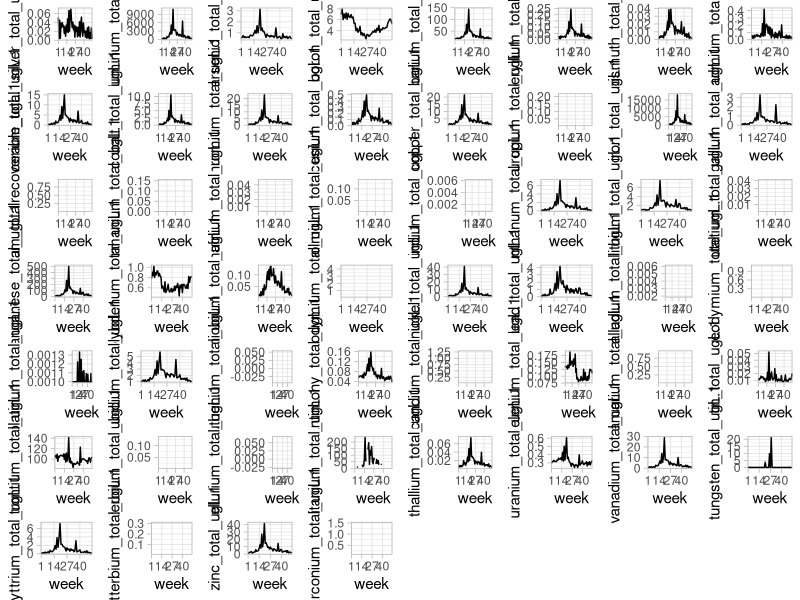
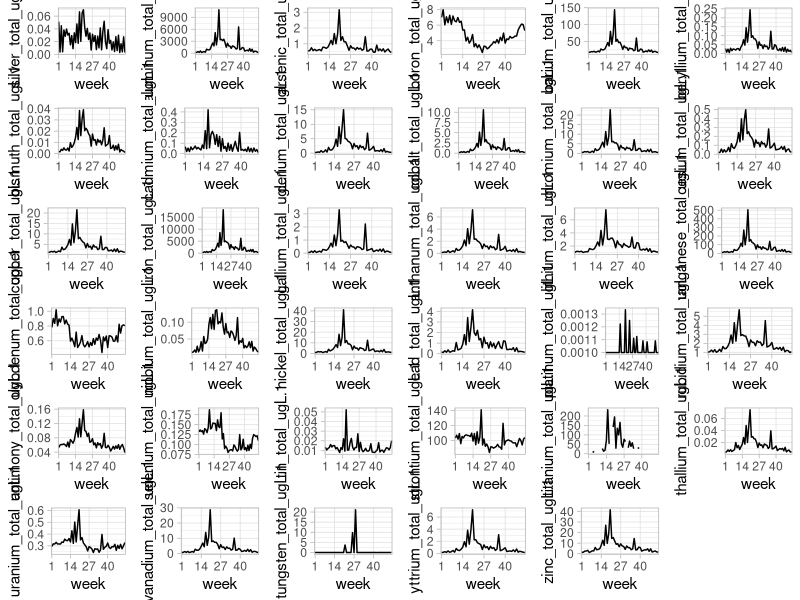
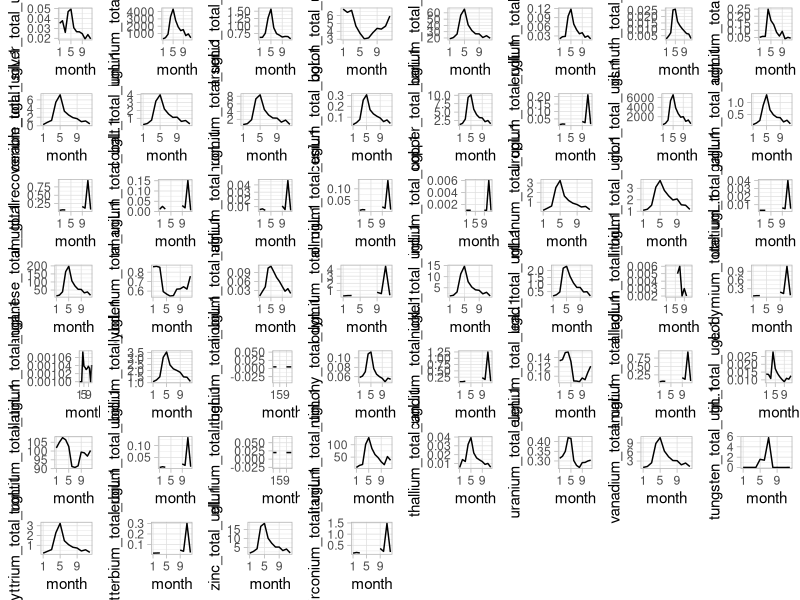
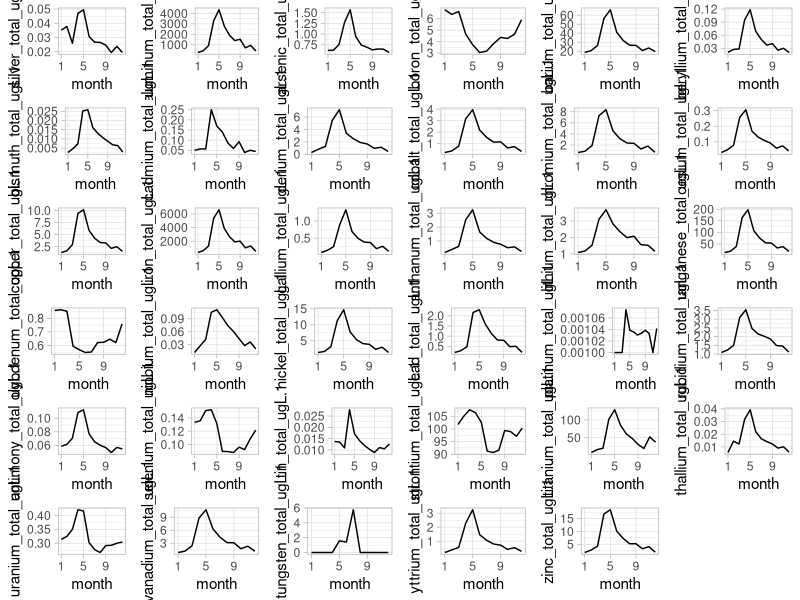
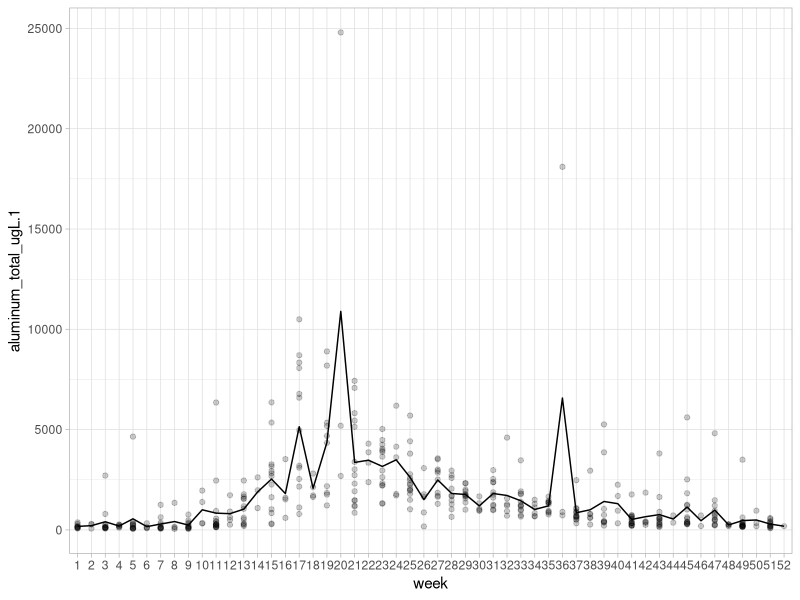

The R source for these figures, in order: (Note: this script raises an error after producing the figures.)
library(tidyverse)
library(dplyr)
library(ggpubr)

##Loading datasheets

hopemetals1 <- read.csv("hopemetals1.csv") %>%
  rename("sample_time" = 1)

hopemetals2 <- read.csv("hopemetals2.csv")%>%
  rename("sample_time" = 1,
         "sample_number" = 2,
         "sample_type" = 3)
hopemetals3 <- read.csv("hopemetals3.csv") %>%
  rename("sample_time" = 1,
         "sample_number" = 2,
         "sample_type" = 3)
hopemetals4 <- read.csv("hopemetals4.csv") %>%
  rename("sample_time" = 1,
         "sample_number" = 2,
         "sample_type" = 3)
hopemetals5 <- read.csv("hopemetals5.csv") %>%
  rename("sample_time" = 1,
         "sample_number" = 2,
         "sample_type" = 3)
hopemetals6 <- read.csv("hopemetals6.csv") %>%
  rename("sample_time" = 1,
         "sample_number" = 2,
         "sample_type" = 3)

##Joining to one sheet

hopemetals <- hopemetals1 %>%
  full_join(hopemetals2, 
             by = c("sample_time", "sample_number", "sample_type")) %>%
  full_join(hopemetals3, 
             by = c("sample_time", "sample_number", "sample_type")) %>%
  full_join(hopemetals4, 
             by = c("sample_time", "sample_number", "sample_type")) %>%
  full_join(hopemetals5, 
             by = c("sample_time", "sample_number", "sample_type")) %>%
  full_join(hopemetals6, 
             by = c("sample_time", "sample_number", "sample_type"))

##Removing an error variable
hopemetals <- hopemetals %>%
  filter(if_all(everything(), ~!grepl(-999999.000, .)))

##Adding week and month variable to metals df
hopemetals <- hopemetals %>%
  mutate(week = lubridate::isoweek(sample_time),
         month = lubridate::month(sample_time)) %>%
  relocate(c("week", "month"), .after = sample_time) %>%
  mutate(week = factor(week),
         month = factor(month))
  

##Creating mean dataframes for weeks and months
hope_meanweeks <-
  hopemetals %>%
  group_by(lubridate::isoweek(sample_time)) %>%
  summarize_at(vars(aluminum_total_ugL.1:zirconium_total_ugL.1),
               mean,
               na.rm=TRUE) %>%
  rename("week" = "lubridate::isoweek(sample_time)") %>%
  mutate(week = factor(week))

hope_meanmonths <-
  hopemetals %>%
  group_by(lubridate::month(sample_time)) %>%
  summarize_at(vars(aluminum_total_ugL.1:zirconium_total_ugL.1),
               mean,
               na.rm=TRUE) %>%
  rename("month" = "lubridate::month(sample_time)") %>%
  mutate(month = factor(month))


##Plotting all elements by week (average lines only for facetting)
hope_weeklineplots <- function(y) {
  ggplot() +
    geom_line(data = hope_meanweeks,
              aes(x = week,
                  y={{y}},
                  group = 1)) +
    scale_x_discrete(breaks=seq(1,52,13)) +
    theme_light()
}

Al_week_line_hope <- hope_weeklineplots(aluminum_total_ugL.1)
Sb_week_line_hope <- hope_weeklineplots(antimony_total_ugL.1)
As_week_line_hope <- hope_weeklineplots(arsenic_total_ugL.1)
Ba_week_line_hope <- hope_weeklineplots(barium_total_ugL.1)
Be_week_line_hope <- hope_weeklineplots(beryllium_total_ugL.1)
Bi_week_line_hope <- hope_weeklineplots(bismuth_total_ugL.1)
B_week_line_hope <- hope_weeklineplots(boron_total_ugL.1)
Cd_week_line_hope <- hope_weeklineplots(cadmium_total_ugL.1)
Ce_week_line_hope <- hope_weeklineplots(cerium_total_ugL.1)
Cs_week_line_hope <- hope_weeklineplots(cesium_total_ugL.1)
Cr_week_line_hope <- hope_weeklineplots(chromium_total_ugL.1)
Co_week_line_hope <- hope_weeklineplots(cobalt_total_ugL.1)
Cu_week_line_hope <- hope_weeklineplots(copper_total_ugL.1)
Eu_week_line_hope <-hope_weeklineplots(europium_total_ugL.1)
Gd_week_line_hope <- hope_weeklineplots(gadolinium_totalrecoverable_ugL.1)
Ga_week_line_hope <- hope_weeklineplots(gallium_total_ugL.1)
Ge_week_line_hope <- hope_weeklineplots(germanium_total_ugL.1)
Hf_week_line_hope <- hope_weeklineplots(hafnium_total_ugL.1)
Ho_week_line_hope <- hope_weeklineplots(holmium_total_ugL.1)
In_week_line_hope <- hope_weeklineplots(indium_total_ugL.1)
Fe_week_line_hope <- hope_weeklineplots(iron_total_ugL.1)
La_week_line_hope <- hope_weeklineplots(lanthanum_total_ugL.1)
Pb_week_line_hope <- hope_weeklineplots(lead_total_ugL.1)
Li_week_line_hope <- hope_weeklineplots(lithium_total_ugL.1)
Lu_week_line_hope <- hope_weeklineplots(lutetium_total_ugL.1)
Mn_week_line_hope <- hope_weeklineplots(manganese_total_ugL.1)
Mo_week_line_hope <- hope_weeklineplots(molybdenum_total_ugL.1)
Nd_week_line_hope <- hope_weeklineplots(neodymium_total_ugL.1)
Ni_week_line_hope <- hope_weeklineplots(nickel_total_ugL.1)
Nb_week_line_hope <- hope_weeklineplots(niobium_total_ugL.1)
Pd_week_line_hope <- hope_weeklineplots(palladium_total_ugL.1)
Pt_week_line_hope <- hope_weeklineplots(platinum_total_ugL.1)
Pr_week_line_hope <- hope_weeklineplots(praseodymium_total_ugL.1)
Rb_week_line_hope <- hope_weeklineplots(rubidium_total_ugL.1)
Ru_week_line_hope <- hope_weeklineplots(ruthenium_total_ugL.1)
Sm_week_line_hope <- hope_weeklineplots(samarium_total_ugL.1)
Sc_week_line_hope <- hope_weeklineplots(scandium_total_ugL.1)
Se_week_line_hope <- hope_weeklineplots(selenium_total_ugL.1)
Ag_week_line_hope <- hope_weeklineplots(silver_total_ugL.1)
Sr_week_line_hope <- hope_weeklineplots(strontium_total_ugL.1)
Te_week_line_hope <- hope_weeklineplots(tellurium_total_ugL.1)
Tb_week_line_hope <- hope_weeklineplots(terbium_total_ugL.1)
Tl_week_line_hope <- hope_weeklineplots(thallium_total_ugL.1)
Sn_week_line_hope <- hope_weeklineplots(tin_total_ugL.1)
Ti_week_line_hope <- hope_weeklineplots(titanium_total_ugL.1)
W_week_line_hope <- hope_weeklineplots(tungsten_total_ugL.1)
U_week_line_hope <- hope_weeklineplots(uranium_total_ugL.1)
V_week_line_hope <- hope_weeklineplots(vanadium_total_ugL.1)
Yb_week_line_hope <- hope_weeklineplots(ytterbium_total_ugL.1)
Y_week_line_hope <- hope_weeklineplots(yttrium_total_ugL.1)
Zn_week_line_hope <- hope_weeklineplots(zinc_total_ugL.1)
Zr_week_line_hope <- hope_weeklineplots(zirconium_total_ugL.1)

allmetals_week_line_hope <-
ggarrange(Ag_week_line_hope,
          Al_week_line_hope,
          As_week_line_hope,
          B_week_line_hope,
          Ba_week_line_hope,
          Be_week_line_hope,
          Bi_week_line_hope,
          Cd_week_line_hope,
          Ce_week_line_hope,
          Co_week_line_hope,
          Cr_week_line_hope,
          Cs_week_line_hope,
          Cu_week_line_hope,
          Eu_week_line_hope,
          Fe_week_line_hope,
          Ga_week_line_hope,
          Gd_week_line_hope,
          Ge_week_line_hope,
          Hf_week_line_hope,
          Ho_week_line_hope,
          In_week_line_hope,
          La_week_line_hope,
          Li_week_line_hope,
          Lu_week_line_hope,
          Mn_week_line_hope,
          Mo_week_line_hope,
          Nb_week_line_hope,
          Nd_week_line_hope,
          Ni_week_line_hope,
          Pb_week_line_hope,
          Pd_week_line_hope,
          Pr_week_line_hope,
          Pt_week_line_hope,
          Rb_week_line_hope,
          Ru_week_line_hope,
          Sb_week_line_hope,
          Sc_week_line_hope,
          Se_week_line_hope,
          Sm_week_line_hope,
          Sn_week_line_hope,
          Sr_week_line_hope,
          Tb_week_line_hope,
          Te_week_line_hope,
          Ti_week_line_hope,
          Tl_week_line_hope,
          U_week_line_hope,
          V_week_line_hope,
          W_week_line_hope,
          Y_week_line_hope,
          Yb_week_line_hope,
          Zn_week_line_hope,
          Zr_week_line_hope,
          ncol = 8, nrow = 7)
          
print(allmetals_week_line_hope) #There are a bunch without any data so making a version without those

metals_week_line_hope <-
  ggarrange(Ag_week_line_hope,
            Al_week_line_hope,
            As_week_line_hope,
            B_week_line_hope,
            Ba_week_line_hope,
            Be_week_line_hope,
            Bi_week_line_hope,
            Cd_week_line_hope,
            Ce_week_line_hope,
            Co_week_line_hope,
            Cr_week_line_hope,
            Cs_week_line_hope,
            Cu_week_line_hope,
            Fe_week_line_hope,
            Ga_week_line_hope,
            La_week_line_hope,
            Li_week_line_hope,
            Mn_week_line_hope,
            Mo_week_line_hope,
            Nb_week_line_hope,
            Ni_week_line_hope,
            Pb_week_line_hope,
            Pt_week_line_hope,
            Rb_week_line_hope,
            Sb_week_line_hope,
            Se_week_line_hope,
            Sn_week_line_hope,
            Sr_week_line_hope,
            Ti_week_line_hope,
            Tl_week_line_hope,
            U_week_line_hope,
            V_week_line_hope,
            W_week_line_hope,
            Y_week_line_hope,
            Zn_week_line_hope,
            ncol = 6, nrow = 6)

print(metals_week_line_hope)

##Plotting all elements by month
hope_monthlineplots <- function(y) {
  ggplot() +
    geom_line(data = hope_meanmonths,
              aes(x = month,
                  y={{y}},
                  group = 1)) +
    scale_x_discrete(breaks=seq(1,12,4)) +
    theme_light()
}

Al_month_line_hope <- hope_monthlineplots(aluminum_total_ugL.1)
Sb_month_line_hope <- hope_monthlineplots(antimony_total_ugL.1)
As_month_line_hope <- hope_monthlineplots(arsenic_total_ugL.1)
Ba_month_line_hope <- hope_monthlineplots(barium_total_ugL.1)
Be_month_line_hope <- hope_monthlineplots(beryllium_total_ugL.1)
Bi_month_line_hope <- hope_monthlineplots(bismuth_total_ugL.1)
B_month_line_hope <- hope_monthlineplots(boron_total_ugL.1)
Cd_month_line_hope <- hope_monthlineplots(cadmium_total_ugL.1)
Ce_month_line_hope <- hope_monthlineplots(cerium_total_ugL.1)
Cs_month_line_hope <- hope_monthlineplots(cesium_total_ugL.1)
Cr_month_line_hope <- hope_monthlineplots(chromium_total_ugL.1)
Co_month_line_hope <- hope_monthlineplots(cobalt_total_ugL.1)
Cu_month_line_hope <- hope_monthlineplots(copper_total_ugL.1)
Eu_month_line_hope <-hope_monthlineplots(europium_total_ugL.1)
Gd_month_line_hope <- hope_monthlineplots(gadolinium_totalrecoverable_ugL.1)
Ga_month_line_hope <- hope_monthlineplots(gallium_total_ugL.1)
Ge_month_line_hope <- hope_monthlineplots(germanium_total_ugL.1)
Hf_month_line_hope <- hope_monthlineplots(hafnium_total_ugL.1)
Ho_month_line_hope <- hope_monthlineplots(holmium_total_ugL.1)
In_month_line_hope <- hope_monthlineplots(indium_total_ugL.1)
Fe_month_line_hope <- hope_monthlineplots(iron_total_ugL.1)
La_month_line_hope <- hope_monthlineplots(lanthanum_total_ugL.1)
Pb_month_line_hope <- hope_monthlineplots(lead_total_ugL.1)
Li_month_line_hope <- hope_monthlineplots(lithium_total_ugL.1)
Lu_month_line_hope <- hope_monthlineplots(lutetium_total_ugL.1)
Mn_month_line_hope <- hope_monthlineplots(manganese_total_ugL.1)
Mo_month_line_hope <- hope_monthlineplots(molybdenum_total_ugL.1)
Nd_month_line_hope <- hope_monthlineplots(neodymium_total_ugL.1)
Ni_month_line_hope <- hope_monthlineplots(nickel_total_ugL.1)
Nb_month_line_hope <- hope_monthlineplots(niobium_total_ugL.1)
Pd_month_line_hope <- hope_monthlineplots(palladium_total_ugL.1)
Pt_month_line_hope <- hope_monthlineplots(platinum_total_ugL.1)
Pr_month_line_hope <- hope_monthlineplots(praseodymium_total_ugL.1)
Rb_month_line_hope <- hope_monthlineplots(rubidium_total_ugL.1)
Ru_month_line_hope <- hope_monthlineplots(ruthenium_total_ugL.1)
Sm_month_line_hope <- hope_monthlineplots(samarium_total_ugL.1)
Sc_month_line_hope <- hope_monthlineplots(scandium_total_ugL.1)
Se_month_line_hope <- hope_monthlineplots(selenium_total_ugL.1)
Ag_month_line_hope <- hope_monthlineplots(silver_total_ugL.1)
Sr_month_line_hope <- hope_monthlineplots(strontium_total_ugL.1)
Te_month_line_hope <- hope_monthlineplots(tellurium_total_ugL.1)
Tb_month_line_hope <- hope_monthlineplots(terbium_total_ugL.1)
Tl_month_line_hope <- hope_monthlineplots(thallium_total_ugL.1)
Sn_month_line_hope <- hope_monthlineplots(tin_total_ugL.1)
Ti_month_line_hope <- hope_monthlineplots(titanium_total_ugL.1)
W_month_line_hope <- hope_monthlineplots(tungsten_total_ugL.1)
U_month_line_hope <- hope_monthlineplots(uranium_total_ugL.1)
V_month_line_hope <- hope_monthlineplots(vanadium_total_ugL.1)
Yb_month_line_hope <- hope_monthlineplots(ytterbium_total_ugL.1)
Y_month_line_hope <- hope_monthlineplots(yttrium_total_ugL.1)
Zn_month_line_hope <- hope_monthlineplots(zinc_total_ugL.1)
Zr_month_line_hope <- hope_monthlineplots(zirconium_total_ugL.1)

allmetals_month_line_hope <-
  ggarrange(Ag_month_line_hope,
            Al_month_line_hope,
            As_month_line_hope,
            B_month_line_hope,
            Ba_month_line_hope,
            Be_month_line_hope,
            Bi_month_line_hope,
            Cd_month_line_hope,
            Ce_month_line_hope,
            Co_month_line_hope,
            Cr_month_line_hope,
            Cs_month_line_hope,
            Cu_month_line_hope,
            Eu_month_line_hope,
            Fe_month_line_hope,
            Ga_month_line_hope,
            Gd_month_line_hope,
            Ge_month_line_hope,
            Hf_month_line_hope,
            Ho_month_line_hope,
            In_month_line_hope,
            La_month_line_hope,
            Li_month_line_hope,
            Lu_month_line_hope,
            Mn_month_line_hope,
            Mo_month_line_hope,
            Nb_month_line_hope,
            Nd_month_line_hope,
            Ni_month_line_hope,
            Pb_month_line_hope,
            Pd_month_line_hope,
            Pr_month_line_hope,
            Pt_month_line_hope,
            Rb_month_line_hope,
            Ru_month_line_hope,
            Sb_month_line_hope,
            Sc_month_line_hope,
            Se_month_line_hope,
            Sm_month_line_hope,
            Sn_month_line_hope,
            Sr_month_line_hope,
            Tb_month_line_hope,
            Te_month_line_hope,
            Ti_month_line_hope,
            Tl_month_line_hope,
            U_month_line_hope,
            V_month_line_hope,
            W_month_line_hope,
            Y_month_line_hope,
            Yb_month_line_hope,
            Zn_month_line_hope,
            Zr_month_line_hope,
            ncol = 8, nrow = 7)

print(allmetals_month_line_hope)

metals_month_line_hope <-
  ggarrange(Ag_month_line_hope,
            Al_month_line_hope,
            As_month_line_hope,
            B_month_line_hope,
            Ba_month_line_hope,
            Be_month_line_hope,
            Bi_month_line_hope,
            Cd_month_line_hope,
            Ce_month_line_hope,
            Co_month_line_hope,
            Cr_month_line_hope,
            Cs_month_line_hope,
            Cu_month_line_hope,
            Fe_month_line_hope,
            Ga_month_line_hope,
            La_month_line_hope,
            Li_month_line_hope,
            Mn_month_line_hope,
            Mo_month_line_hope,
            Nb_month_line_hope,
            Ni_month_line_hope,
            Pb_month_line_hope,
            Pt_month_line_hope,
            Rb_month_line_hope,
            Sb_month_line_hope,
            Se_month_line_hope,
            Sn_month_line_hope,
            Sr_month_line_hope,
            Ti_month_line_hope,
            Tl_month_line_hope,
            U_month_line_hope,
            V_month_line_hope,
            W_month_line_hope,
            Y_month_line_hope,
            Zn_month_line_hope,
            ncol = 6, nrow = 6)

print(metals_month_line_hope)

##Plotting by individual element
weektimeseries <- function(pointdata, linedata, y) {
  ggplot() +
    geom_point(data = pointdata,
               aes(x = week,
                   y= {{y}}),
               alpha = 1/5)+
    geom_line(data = linedata,
              aes(x = week,
                  y= {{y}},
                  group = 1)) +
    theme_light()
}

Al_week_hope <- weektimeseries(pointdata = hopemetals,
                          linedata = hope_meanweeks,
                          y = aluminum_total_ugL.1)
Al_week_hope

Al_week_gravesend <- weektimeseries(pointdata = gravesendmetals,
                                    linedata = gravesend_meanweeks,
                                    y = aluminum_total_ugL.1)
Al_week_gravesend

ggarrange(Al_week_hope, Al_week_gravesend,
          labels = c("Hope", "Gravesend reach"),
          hjust = c(-1.5, -.4),
          vjust = 2,
          nrow = 2, ncol = 1)

monthtimeseries <- function(pointdata, linedata, y) {
  ggplot() +
    geom_point(data = pointdata,
               aes(x = month,
                   y= {{y}}),
               alpha = 1/5)+
    geom_line(data = linedata,
              aes(x = month,
                  y= {{y}},
                  group = 1)) +
    theme_light()
}

Al_month_hope <- monthtimeseries(pointdata = hopemetals,
                            linedata = hope_meanmonths,
                            y = aluminum_total_ugL.1)
Al_month_hope

##GRAVESEND REACH

gravesendmetals1 <- read.csv("gravesendmetals1.csv") %>%
  rename("sample_time" = 1,
         "sample_number" = 2,
         "sample_type" = 3)
gravesendmetals2 <- read.csv("gravesendmetals2.csv")%>%
  rename("sample_time" = 1,
         "sample_number" = 2,
         "sample_type" = 3)
gravesendmetals3 <- read.csv("gravesendmetals3.csv") %>%
  rename("sample_time" = 1,
         "sample_number" = 2,
         "sample_type" = 3)
gravesendmetals4 <- read.csv("gravesendmetals4.csv") %>%
  rename("sample_time" = 1,
         "sample_number" = 2,
         "sample_type" = 3)
gravesendmetals5 <- read.csv("gravesendmetals5.csv") %>%
  rename("sample_time" = 1,
         "sample_number" = 2,
         "sample_type" = 3)
gravesendmetals6 <- read.csv("gravesendmetals6.csv") %>%
  rename("sample_time" = 1,
         "sample_number" = 2,
         "sample_type" = 3)

##Joining to one sheet

gravesendmetals <- gravesendmetals1 %>%
  full_join(gravesendmetals2, 
            by = c("sample_time", "sample_number", "sample_type")) %>%
  full_join(gravesendmetals3, 
            by = c("sample_time", "sample_number", "sample_type")) %>%
  full_join(gravesendmetals4, 
            by = c("sample_time", "sample_number", "sample_type")) %>%
  full_join(gravesendmetals5, 
            by = c("sample_time", "sample_number", "sample_type")) %>%
  full_join(gravesendmetals6, 
            by = c("sample_time", "sample_number", "sample_type"))

##Removing an error variable
gravesendmetals <- gravesendmetals %>%
  filter(if_all(everything(), ~!grepl(-999999.000, .)))

##Adding week and month variable to metals df
gravesendmetals <- gravesendmetals %>%
  mutate(week = lubridate::isoweek(sample_time),
         month = lubridate::month(sample_time)) %>%
  relocate(c("week", "month"), .after = sample_time) %>%
  mutate(week = factor(week),
         month = factor(month))


##Creating mean dataframes for weeks and months
gravesend_meanweeks <-
  gravesendmetals %>%
  group_by(lubridate::isoweek(sample_time)) %>%
  summarize_at(vars(aluminum_total_ugL.1:zirconium_total_ugL.1),
               mean,
               na.rm=TRUE) %>%
  rename("week" = "lubridate::isoweek(sample_time)") %>%
  mutate(week = factor(week))

gravesend_meanmonths <-
  gravesendmetals %>%
  group_by(lubridate::month(sample_time)) %>%
  summarize_at(vars(aluminum_total_ugL.1:zirconium_total_ugL.1),
               mean,
               na.rm=TRUE) %>%
  rename("month" = "lubridate::month(sample_time)") %>%
  mutate(month = factor(month))

#Plotting week line plots

gravesend_weeklineplots <- function(y) {
  ggplot() +
    geom_line(data = gravesend_meanweeks,
              aes(x = week,
                  y={{y}},
                  group = 1)) +
    scale_x_discrete(breaks=seq(1,52,13)) +
    theme_light()
}

Al_week_line_gravesend <- gravesend_weeklineplots(aluminum_total_ugL.1)
Sb_week_line_gravesend <- gravesend_weeklineplots(antimony_total_ugL.1)
As_week_line_gravesend <- gravesend_weeklineplots(arsenic_total_ugL.1)
Ba_week_line_gravesend <- gravesend_weeklineplots(barium_total_ugL.1)
Be_week_line_gravesend <- gravesend_weeklineplots(beryllium_total_ugL.1)
Bi_week_line_gravesend <- gravesend_weeklineplots(bismuth_total_ugL.1)
B_week_line_gravesend <- gravesend_weeklineplots(boron_total_ugL.1)
Cd_week_line_gravesend <- gravesend_weeklineplots(cadmium_total_ugL.1)
Ce_week_line_gravesend <- gravesend_weeklineplots(cerium_total_ugL.1)
Cs_week_line_gravesend <- gravesend_weeklineplots(cesium_total_ugL.1)
Cr_week_line_gravesend <- gravesend_weeklineplots(chromium_total_ugL.1)
Co_week_line_gravesend <- gravesend_weeklineplots(cobalt_total_ugL.1)
Cu_week_line_gravesend <- gravesend_weeklineplots(copper_total_ugL.1)
Eu_week_line_gravesend <-gravesend_weeklineplots(europium_total_ugL.1)
Gd_week_line_gravesend <- gravesend_weeklineplots(gadolinium_totalrecoverable_ugL.1)
Ga_week_line_gravesend <- gravesend_weeklineplots(gallium_total_ugL.1)
Ge_week_line_gravesend <- gravesend_weeklineplots(germanium_total_ugL.1)
Hf_week_line_gravesend <- gravesend_weeklineplots(hafnium_total_ugL.1)
Ho_week_line_gravesend <- gravesend_weeklineplots(holmium_total_ugL.1)
In_week_line_gravesend <- gravesend_weeklineplots(indium_total_ugL.1)
Fe_week_line_gravesend <- gravesend_weeklineplots(iron_total_ugL.1)
La_week_line_gravesend <- gravesend_weeklineplots(lanthanum_total_ugL.1)
Pb_week_line_gravesend <- gravesend_weeklineplots(lead_total_ugL.1)
Li_week_line_gravesend <- gravesend_weeklineplots(lithium_total_ugL.1)
Lu_week_line_gravesend <- gravesend_weeklineplots(lutetium_total_ugL.1)
Mn_week_line_gravesend <- gravesend_weeklineplots(manganese_total_ugL.1)
Mo_week_line_gravesend <- gravesend_weeklineplots(molybdenum_total_ugL.1)
Nd_week_line_gravesend <- gravesend_weeklineplots(neodymium_total_ugL.1)
Ni_week_line_gravesend <- gravesend_weeklineplots(nickel_total_ugL.1)
Nb_week_line_gravesend <- gravesend_weeklineplots(niobium_total_ugL.1)
Pd_week_line_gravesend <- gravesend_weeklineplots(palladium_total_ugL.1)
Pt_week_line_gravesend <- gravesend_weeklineplots(platinum_total_ugL.1)
Pr_week_line_gravesend <- gravesend_weeklineplots(praseodymium_total_ugL.1)
Rb_week_line_gravesend <- gravesend_weeklineplots(rubidium_total_ugL.1)
Ru_week_line_gravesend <- gravesend_weeklineplots(ruthenium_total_ugL.1)
Sm_week_line_gravesend <- gravesend_weeklineplots(samarium_total_ugL.1)
Sc_week_line_gravesend <- gravesend_weeklineplots(scandium_total_ugL.1)
Se_week_line_gravesend <- gravesend_weeklineplots(selenium_total_ugL.1)
Ag_week_line_gravesend <- gravesend_weeklineplots(silver_total_ugL.1)
Sr_week_line_gravesend <- gravesend_weeklineplots(strontium_total_ugL.1)
Te_week_line_gravesend <- gravesend_weeklineplots(tellurium_total_ugL.1)
Tb_week_line_gravesend <- gravesend_weeklineplots(terbium_total_ugL.1)
Tl_week_line_gravesend <- gravesend_weeklineplots(thallium_total_ugL.1)
Sn_week_line_gravesend <- gravesend_weeklineplots(tin_total_ugL.1)
Ti_week_line_gravesend <- gravesend_weeklineplots(titanium_total_ugL.1)
W_week_line_gravesend <- gravesend_weeklineplots(tungsten_total_ugL.1)
U_week_line_gravesend <- gravesend_weeklineplots(uranium_total_ugL.1)
V_week_line_gravesend <- gravesend_weeklineplots(vanadium_total_ugL.1)
Yb_week_line_gravesend <- gravesend_weeklineplots(ytterbium_total_ugL.1)
Y_week_line_gravesend <- gravesend_weeklineplots(yttrium_total_ugL.1)
Zn_week_line_gravesend <- gravesend_weeklineplots(zinc_total_ugL.1)
Zr_week_line_gravesend <- gravesend_weeklineplots(zirconium_total_ugL.1)

allmetals_week_line_gravesend <-
  ggarrange(Ag_week_line_gravesend,
            Al_week_line_gravesend,
            As_week_line_gravesend,
            B_week_line_gravesend,
            Ba_week_line_gravesend,
            Be_week_line_gravesend,
            Bi_week_line_gravesend,
            Cd_week_line_gravesend,
            Ce_week_line_gravesend,
            Co_week_line_gravesend,
            Cr_week_line_gravesend,
            Cs_week_line_gravesend,
            Cu_week_line_gravesend,
            Eu_week_line_gravesend,
            Fe_week_line_gravesend,
            Ga_week_line_gravesend,
            Gd_week_line_gravesend,
            Ge_week_line_gravesend,
            Hf_week_line_gravesend,
            Ho_week_line_gravesend,
            In_week_line_gravesend,
            La_week_line_gravesend,
            Li_week_line_gravesend,
            Lu_week_line_gravesend,
            Mn_week_line_gravesend,
            Mo_week_line_gravesend,
            Nb_week_line_gravesend,
            Nd_week_line_gravesend,
            Ni_week_line_gravesend,
            Pb_week_line_gravesend,
            Pd_week_line_gravesend,
            Pr_week_line_gravesend,
            Pt_week_line_gravesend,
            Rb_week_line_gravesend,
            Ru_week_line_gravesend,
            Sb_week_line_gravesend,
            Sc_week_line_gravesend,
            Se_week_line_gravesend,
            Sm_week_line_gravesend,
            Sn_week_line_gravesend,
            Sr_week_line_gravesend,
            Tb_week_line_gravesend,
            Te_week_line_gravesend,
            Ti_week_line_gravesend,
            Tl_week_line_gravesend,
            U_week_line_gravesend,
            V_week_line_gravesend,
            W_week_line_gravesend,
            Y_week_line_gravesend,
            Yb_week_line_gravesend,
            Zn_week_line_gravesend,
            Zr_week_line_gravesend,
            ncol = 8, nrow = 7)

print(allmetals_week_line_gravesend) #There are a bunch without any data so making a version without those

metals_week_line_gravesend <-
  ggarrange(Ag_week_line_gravesend,
            Al_week_line_gravesend,
            As_week_line_gravesend,
            B_week_line_gravesend,
            Ba_week_line_gravesend,
            Be_week_line_gravesend,
            Bi_week_line_gravesend,
            Cd_week_line_gravesend,
            Ce_week_line_gravesend,
            Co_week_line_gravesend,
            Cr_week_line_gravesend,
            Cs_week_line_gravesend,
            Cu_week_line_gravesend,
            Fe_week_line_gravesend,
            Ga_week_line_gravesend,
            La_week_line_gravesend,
            Li_week_line_gravesend,
            Mn_week_line_gravesend,
            Mo_week_line_gravesend,
            Nb_week_line_gravesend,
            Ni_week_line_gravesend,
            Pb_week_line_gravesend,
            Pt_week_line_gravesend,
            Rb_week_line_gravesend,
            Sb_week_line_gravesend,
            Se_week_line_gravesend,
            Sn_week_line_gravesend,
            Sr_week_line_gravesend,
            Ti_week_line_gravesend,
            Tl_week_line_gravesend,
            U_week_line_gravesend,
            V_week_line_gravesend,
            W_week_line_gravesend,
            Y_week_line_gravesend,
            Zn_week_line_gravesend,
            ncol = 6, nrow = 6)

print(metals_week_line_gravesend)

#By month
gravesend_monthlineplots <- function(y) {
  ggplot() +
    geom_line(data = gravesend_meanmonths,
              aes(x = month,
                  y={{y}},
                  group = 1)) +
    scale_x_discrete(breaks=seq(1,12,4)) +
    theme_light()
}

Al_month_line_gravesend <- gravesend_monthlineplots(aluminum_total_ugL.1)
Sb_month_line_gravesend <- gravesend_monthlineplots(antimony_total_ugL.1)
As_month_line_gravesend <- gravesend_monthlineplots(arsenic_total_ugL.1)
Ba_month_line_gravesend <- gravesend_monthlineplots(barium_total_ugL.1)
Be_month_line_gravesend <- gravesend_monthlineplots(beryllium_total_ugL.1)
Bi_month_line_gravesend <- gravesend_monthlineplots(bismuth_total_ugL.1)
B_month_line_gravesend <- gravesend_monthlineplots(boron_total_ugL.1)
Cd_month_line_gravesend <- gravesend_monthlineplots(cadmium_total_ugL.1)
Ce_month_line_gravesend <- gravesend_monthlineplots(cerium_total_ugL.1)
Cs_month_line_gravesend <- gravesend_monthlineplots(cesium_total_ugL.1)
Cr_month_line_gravesend <- gravesend_monthlineplots(chromium_total_ugL.1)
Co_month_line_gravesend <- gravesend_monthlineplots(cobalt_total_ugL.1)
Cu_month_line_gravesend <- gravesend_monthlineplots(copper_total_ugL.1)
Eu_month_line_gravesend <-gravesend_monthlineplots(europium_total_ugL.1)
Gd_month_line_gravesend <- gravesend_monthlineplots(gadolinium_totalrecoverable_ugL.1)
Ga_month_line_gravesend <- gravesend_monthlineplots(gallium_total_ugL.1)
Ge_month_line_gravesend <- gravesend_monthlineplots(germanium_total_ugL.1)
Hf_month_line_gravesend <- gravesend_monthlineplots(hafnium_total_ugL.1)
Ho_month_line_gravesend <- gravesend_monthlineplots(holmium_total_ugL.1)
In_month_line_gravesend <- gravesend_monthlineplots(indium_total_ugL.1)
Fe_month_line_gravesend <- gravesend_monthlineplots(iron_total_ugL.1)
La_month_line_gravesend <- gravesend_monthlineplots(lanthanum_total_ugL.1)
Pb_month_line_gravesend <- gravesend_monthlineplots(lead_total_ugL.1)
Li_month_line_gravesend <- gravesend_monthlineplots(lithium_total_ugL.1)
Lu_month_line_gravesend <- gravesend_monthlineplots(lutetium_total_ugL.1)
Mn_month_line_gravesend <- gravesend_monthlineplots(manganese_total_ugL.1)
Mo_month_line_gravesend <- gravesend_monthlineplots(molybdenum_total_ugL.1)
Nd_month_line_gravesend <- gravesend_monthlineplots(neodymium_total_ugL.1)
Ni_month_line_gravesend <- gravesend_monthlineplots(nickel_total_ugL.1)
Nb_month_line_gravesend <- gravesend_monthlineplots(niobium_total_ugL.1)
Pd_month_line_gravesend <- gravesend_monthlineplots(palladium_total_ugL.1)
Pt_month_line_gravesend <- gravesend_monthlineplots(platinum_total_ugL.1)
Pr_month_line_gravesend <- gravesend_monthlineplots(praseodymium_total_ugL.1)
Rb_month_line_gravesend <- gravesend_monthlineplots(rubidium_total_ugL.1)
Ru_month_line_gravesend <- gravesend_monthlineplots(ruthenium_total_ugL.1)
Sm_month_line_gravesend <- gravesend_monthlineplots(samarium_total_ugL.1)
Sc_month_line_gravesend <- gravesend_monthlineplots(scandium_total_ugL.1)
Se_month_line_gravesend <- gravesend_monthlineplots(selenium_total_ugL.1)
Ag_month_line_gravesend <- gravesend_monthlineplots(silver_total_ugL.1)
Sr_month_line_gravesend <- gravesend_monthlineplots(strontium_total_ugL.1)
Te_month_line_gravesend <- gravesend_monthlineplots(tellurium_total_ugL.1)
Tb_month_line_gravesend <- gravesend_monthlineplots(terbium_total_ugL.1)
Tl_month_line_gravesend <- gravesend_monthlineplots(thallium_total_ugL.1)
Sn_month_line_gravesend <- gravesend_monthlineplots(tin_total_ugL.1)
Ti_month_line_gravesend <- gravesend_monthlineplots(titanium_total_ugL.1)
W_month_line_gravesend <- gravesend_monthlineplots(tungsten_total_ugL.1)
U_month_line_gravesend <- gravesend_monthlineplots(uranium_total_ugL.1)
V_month_line_gravesend <- gravesend_monthlineplots(vanadium_total_ugL.1)
Yb_month_line_gravesend <- gravesend_monthlineplots(ytterbium_total_ugL.1)
Y_month_line_gravesend <- gravesend_monthlineplots(yttrium_total_ugL.1)
Zn_month_line_gravesend <- gravesend_monthlineplots(zinc_total_ugL.1)
Zr_month_line_gravesend <- gravesend_monthlineplots(zirconium_total_ugL.1)

metals_month_line_gravesend <-
  ggarrange(Ag_month_line_gravesend,
            Al_month_line_gravesend,
            As_month_line_gravesend,
            B_month_line_gravesend,
            Ba_month_line_gravesend,
            Be_month_line_gravesend,
            Bi_month_line_gravesend,
            Cd_month_line_gravesend,
            Ce_month_line_gravesend,
            Co_month_line_gravesend,
            Cr_month_line_gravesend,
            Cs_month_line_gravesend,
            Cu_month_line_gravesend,
            Fe_month_line_gravesend,
            Ga_month_line_gravesend,
            La_month_line_gravesend,
            Li_month_line_gravesend,
            Mn_month_line_gravesend,
            Mo_month_line_gravesend,
            Nb_month_line_gravesend,
            Ni_month_line_gravesend,
            Pb_month_line_gravesend,
            Pt_month_line_gravesend,
            Rb_month_line_gravesend,
            Sb_month_line_gravesend,
            Se_month_line_gravesend,
            Sn_month_line_gravesend,
            Sr_month_line_gravesend,
            Ti_month_line_gravesend,
            Tl_month_line_gravesend,
            U_month_line_gravesend,
            V_month_line_gravesend,
            W_month_line_gravesend,
            Y_month_line_gravesend,
            Zn_month_line_gravesend,
            ncol = 6, nrow = 6)

print(metals_month_line_gravesend)


##Looking at specific conductance to figure out why the gravesend values are so much lower

#Gravesend
gravesendspecificconductance <- read.csv("gravesendspecificconductance.csv") %>%
  rename("sample_time" = 1,
         "sample_number" = 2,
         "sample_type" = 3)

gravesendspecificconductance <- gravesendspecificconductance %>%
  mutate(week = lubridate::isoweek(sample_time),
         month = lubridate::month(sample_time)) %>%
  relocate(c("week", "month"), .after = sample_time) %>%
  mutate(week = factor(week),
         month = factor(month))

gravesend_specificconductance_meanweeks <-
  gravesendspecificconductance %>%
  group_by(lubridate::isoweek(sample_time)) %>%
  summarize_at("specificconductance_useicm.1",
               mean,
               na.rm=TRUE) %>%
  rename("week" = "lubridate::isoweek(sample_time)") %>%
  mutate(week = factor(week))

gravesend_specificconductance_meanmonths <-
  gravesendspecificconductance %>%
  group_by(lubridate::month(sample_time)) %>%
  summarize_at("specificconductance_useicm.1",
               mean,
               na.rm=TRUE) %>%
  rename("month" = "lubridate::month(sample_time)") %>%
  mutate(month = factor(month))

gravesend_specificconductance_week <-
  ggplot() +
  geom_line(data = gravesend_specificconductance_meanweeks,
            aes(x = week,
                y= specificconductance_useicm.1,
                group = 1)) +
  geom_hline(yintercept = 1500) +
  scale_x_discrete(breaks=seq(1,52,13)) +
  theme_light()

gravesend_specificconductance_week

gravesend_specificconductance_month <-
  ggplot() +
  geom_line(data = gravesend_specificconductance_meanmonths,
            aes(x = month,
                y= specificconductance_useicm.1,
                group = 1)) +
  geom_hline(yintercept = 1500) +
  scale_x_discrete(breaks=seq(1,12,4)) +
  theme_light()
gravesend_specificconductance_month

specificconductance_gravesend <-
  ggarrange(gravesend_specificconductance_week, 
            gravesend_specificconductance_month,
            nrow= 2, ncol=1)
specificconductance_gravesend


#Hope

hopespecificconductance <- read.csv("hopespecificconductance.csv") %>%
  rename("sample_time" = 1,
         "sample_number" = 2,
         "sample_type" = 3)

hopespecificconductance <- hopespecificconductance %>%
  mutate(week = lubridate::isoweek(sample_time),
         month = lubridate::month(sample_time)) %>%
  relocate(c("week", "month"), .after = sample_time) %>%
  mutate(week = factor(week),
         month = factor(month))

hope_specificconductance_meanweeks <-
  hopespecificconductance %>%
  group_by(lubridate::isoweek(sample_time)) %>%
  summarize_at("specificconductance_useicm.1",
               mean,
               na.rm=TRUE) %>%
  rename("week" = "lubridate::isoweek(sample_time)") %>%
  mutate(week = factor(week))

hope_specificconductance_meanmonths <-
  hopespecificconductance %>%
  group_by(lubridate::month(sample_time)) %>%
  summarize_at("specificconductance_useicm.1",
               mean,
               na.rm=TRUE) %>%
  rename("month" = "lubridate::month(sample_time)") %>%
  mutate(month = factor(month))

hope_specificconductance_week <-
  ggplot() +
  geom_line(data = hope_specificconductance_meanweeks,
            aes(x = week,
                y= specificconductance_useicm.1,
                group = 1)) +
  geom_hline(yintercept = 1500) +
  scale_x_discrete(breaks=seq(1,52,13)) +
  theme_light()

hope_specificconductance_week

hope_specificconductance_month <-
  ggplot() +
  geom_line(data = hope_specificconductance_meanmonths,
            aes(x = month,
                y= specificconductance_useicm.1,
                group = 1)) +
  geom_hline(yintercept = 1500) +
  scale_x_discrete(breaks=seq(1,12,4)) +
  theme_light()
hope_specificconductance_month

specificconductance_hope <-
  ggarrange(hope_specificconductance_week, 
            hope_specificconductance_month,
            nrow= 2, ncol=1)
specificconductance_hope

###Combining graphs to compare between sites
hopespecificconductance <- hopespecificconductance %>%
  mutate(site = "hope") %>%
  relocate(site, .after = month)

gravesendspecificconductance <- gravesendspecificconductance %>%
  mutate(site = "gravesend") %>%
  relocate(site, .after = month)  

specificconductance <- hopespecificconductance %>%
  full_join(gravesendspecificconductance, 
            by = c("sample_time", "week", "month", "sample_number", "sample_type", "site", "specificconductance_useicm.1"))

specificconductance_meanweeks <-
  specificconductance %>%
  group_by(lubridate::isoweek(sample_time), site) %>%
  summarize_at("specificconductance_useicm.1",
               mean,
               na.rm=TRUE) %>%
  rename("week" = "lubridate::isoweek(sample_time)") %>%
  mutate(week = factor(week))

specificconductance_meanmonths <-
  specificconductance %>%
  group_by(lubridate::month(sample_time), site) %>%
  summarize_at("specificconductance_useicm.1",
               mean,
               na.rm=TRUE) %>%
  rename("month" = "lubridate::month(sample_time)") %>%
  mutate(month = factor(month))

#plotting together

specificconductance_week <-
  ggplot() +
  geom_line(data = specificconductance_meanweeks,
            aes(x = week,
                y= specificconductance_useicm.1,
                group = site,
                colour = site)) +
  geom_hline(yintercept = 1500) +
  scale_x_discrete(breaks=seq(1,52,13)) +
  theme_light()

specificconductance_week

specificconductance_month <-
  ggplot() +
  geom_line(data = specificconductance_meanmonths,
            aes(x = month,
                y= specificconductance_useicm.1,
                group = site,
                colour = site)) +
  geom_hline(yintercept = 1500) +
  scale_x_discrete(breaks=seq(1,12,4)) +
  theme_light()
specificconductance_month

specificconductance <-
  ggarrange(specificconductance_week, 
            specificconductance_month,
            nrow= 2, ncol=1)
specificconductance
